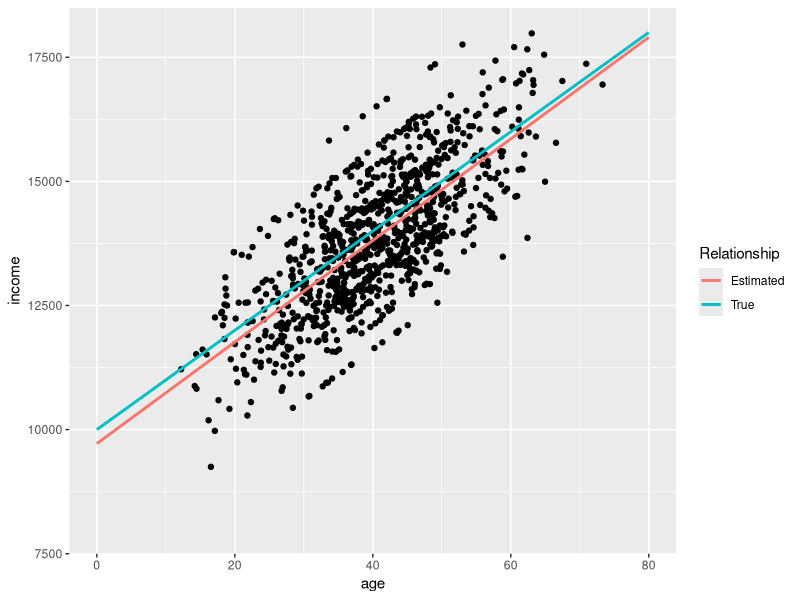
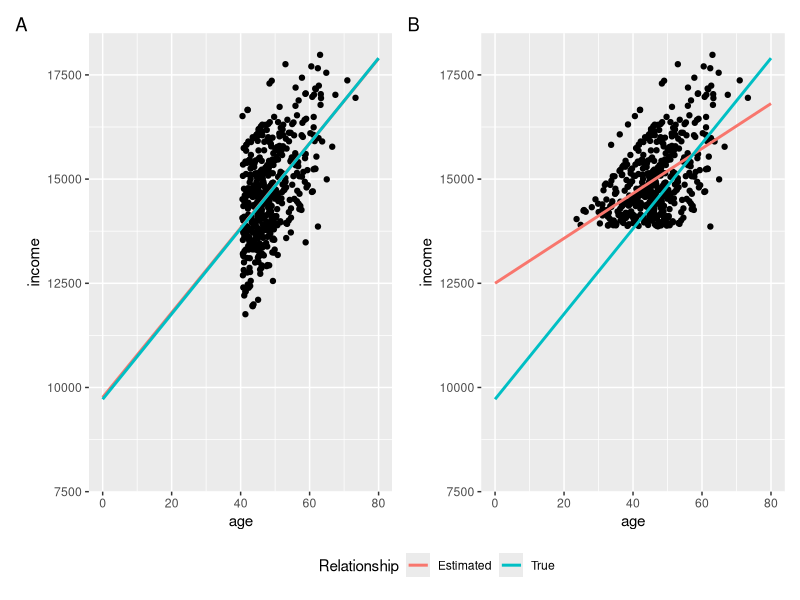
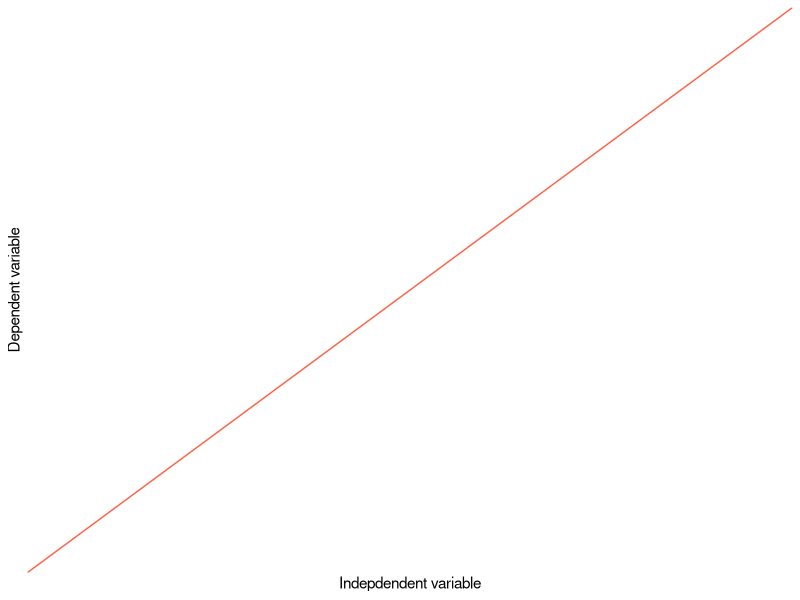
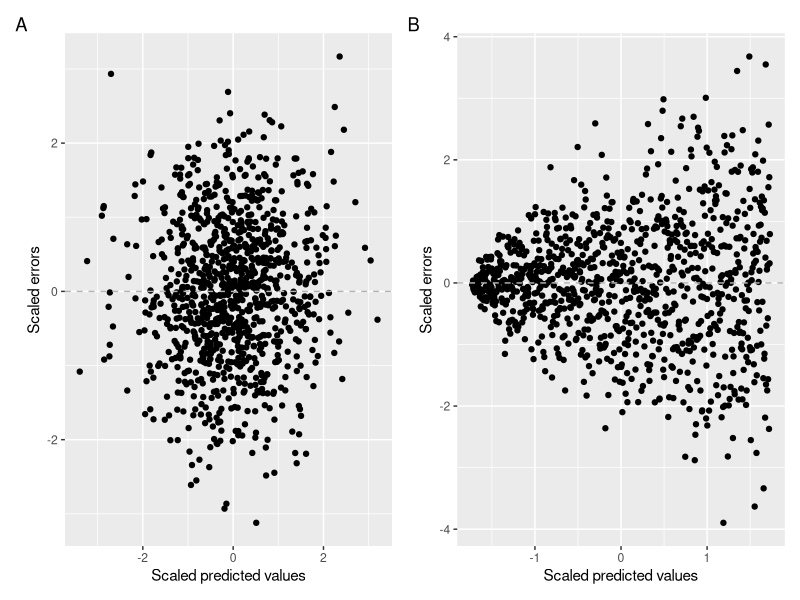
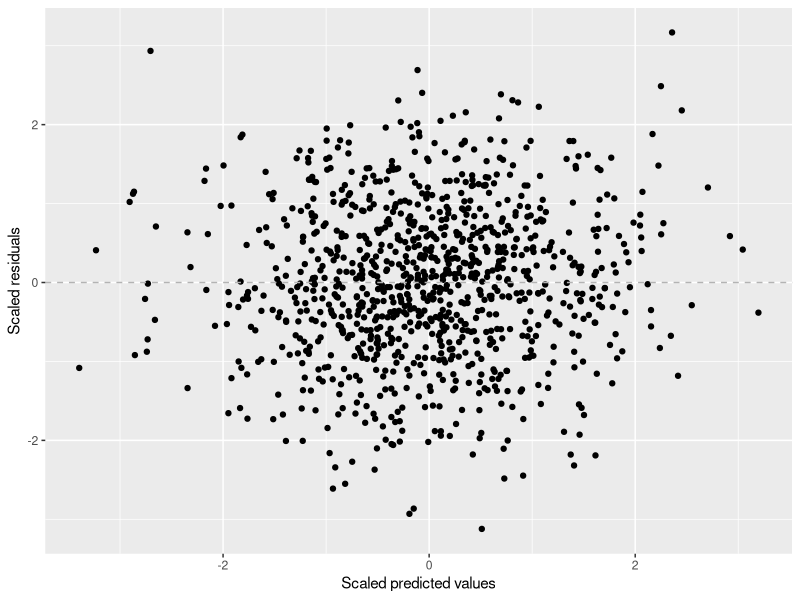
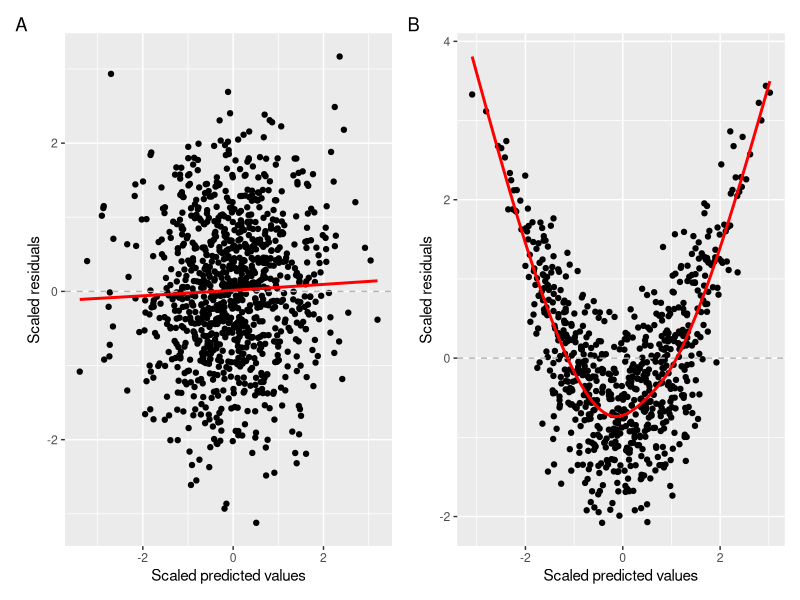
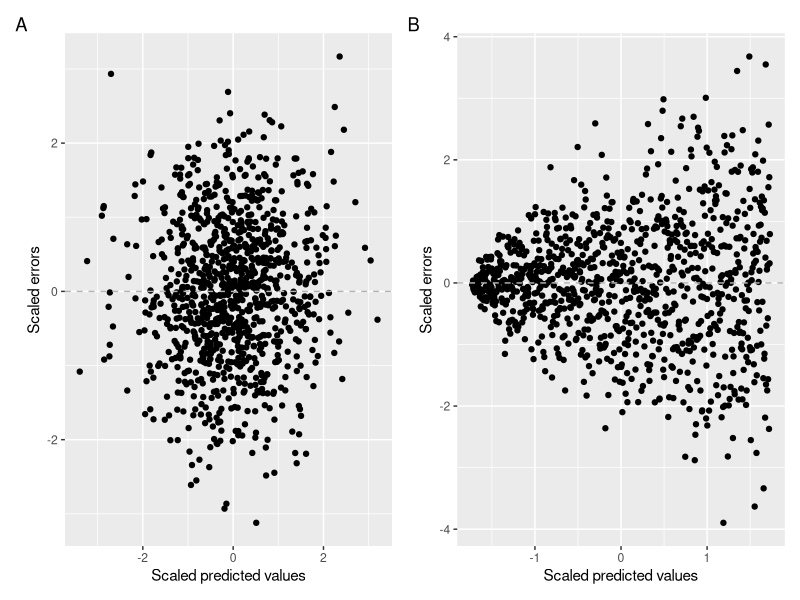
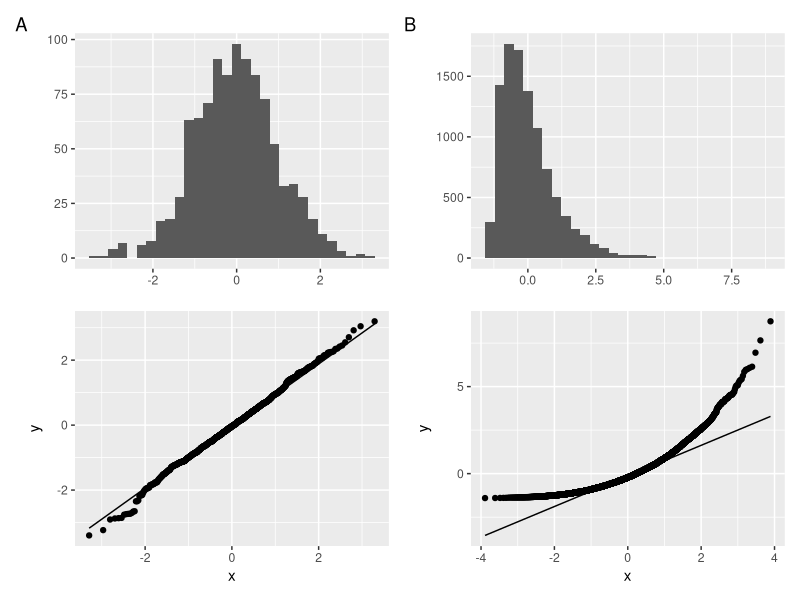

Write the R code that produced these figures, in order. (Note: this script raises an error after producing the figures.)
## ---- chunk 1
library(tidyverse)
library(patchwork)
library(car)

knitr::opts_chunk$set(echo = FALSE)
un = read.table("../data/UnitedNations.txt")
## ---- chunk 2
set.seed(12345)
rep_df = tibble(age = rnorm(1000, 40, 10),
                income = 10000 + 100*age + rnorm(100, 0, 1000))
true_df = tibble(age = rnorm(1000, 40, 10),
                income = 10000 + 100*age)

ggplot(data = rep_df, aes(x = age, y = income)) +
  geom_point() +
  geom_smooth(method = "lm", se = F, fullrange = T, aes(color = "Estimated")) +
  geom_smooth(method = "lm", se = F, fullrange = T,aes(color = "True"), data = true_df) +
  labs(color = "Relationship") +
  scale_x_continuous(limits = c(0,80)) +
  scale_y_continuous(limits = c(8000,18000))
## ---- chunk 3
con_age_plot = ggplot(data = rep_df[rep_df$age > mean(rep_df$age),], aes(x = age, y = income)) +
  geom_point() +
  geom_smooth(method = "lm", se = F, fullrange = T, aes(color = "Estimated")) +
  geom_smooth(method = "lm", se = F, fullrange = T, data = rep_df, aes(color = "True")) +
  labs(color = "Relationship") +
  scale_x_continuous(limits = c(0,80)) +
  scale_y_continuous(limits = c(8000,18000))

con_income_plot = ggplot(data = rep_df[rep_df$income > mean(rep_df$income),], aes(x = age, y = income)) +
  geom_point() +
  geom_smooth(method = "lm", se = F, fullrange = T, aes(color = "Estimated")) +
    geom_smooth(method = "lm", se = F, fullrange = T, data = rep_df, aes(color = "True")) +
  labs(color = "Relationship") +
  scale_x_continuous(limits = c(0,80)) +
  scale_y_continuous(limits = c(8000,18000))

con_age_plot + con_income_plot + plot_annotation(tag_levels = "A") + plot_layout(guides = "collect") & theme(legend.position = "bottom")
## ---- chunk 4

ggplot(mapping = aes(x = 1:10, y = 1:10)) +
  geom_abline(color = "tomato") +
  labs(y = "Dependent variable",
       x = "Indepdendent variable") +
  theme_classic()
## ---- chunk 5

set.seed(1234)

#homodescadistic data
x_const = rnorm(n = 1000)
y_const = rnorm(n = 1000)
plot_homodescadistic = qplot(x = x_const, y = y_const) + labs(x = "Scaled predicted values", y = "Scaled errors")+ geom_hline(yintercept = 0, linetype = "dashed", color = "grey70")

#heterodescadistic data
n=1:1000
eps = rnorm(n,mean=0,sd=sqrt(n^1.3))
y= n + eps
mod <- lm(y ~ n)
plot_heterodescadistic = qplot(scale(mod$fitted.values),scale(mod$residuals)) + labs(x = "Scaled predicted values", y = "Scaled errors") + geom_hline(yintercept = 0, linetype = "dashed", color = "grey70")


plot_homodescadistic + plot_heterodescadistic + plot_annotation(tag_levels = "A")
## ---- chunk 6
set.seed(1234)

x_lin = rnorm(n = 1000)
y_lin = rnorm(n = 1000)

qplot(x = x_lin, y = y_lin) +
  labs(x = "Scaled predicted values", y = "Scaled residuals") +
  geom_hline(yintercept = 0, linetype = "dashed", color = "grey70")
## ---- chunk 7
set.seed(1234)

x_lin = rnorm(n = 1000)
y_lin = rnorm(n = 1000)

x_nonlin = rnorm(n = 1000)
y_nonlin = scale( sqrt( x_nonlin^2 + rnorm(n = 1000) ))

plot_linear = qplot(x = x_lin, y = y_lin) + labs(x = "Scaled predicted values", y = "Scaled residuals") + geom_hline(yintercept = 0, linetype = "dashed", color = "grey70") + geom_smooth(color = "red", alpha = 0.5, se = FALSE)

plot_nonlinear = qplot(x = x_nonlin, y = y_nonlin) + labs(x = "Scaled predicted values", y = "Scaled residuals") + geom_hline(yintercept = 0, linetype = "dashed", color = "grey70") + geom_smooth(color = "red", alpha = 0.5, se = FALSE)

plot_linear + plot_nonlinear + plot_annotation(tag_levels = "A")
## ---- chunk 8
plot_homodescadistic + plot_heterodescadistic + plot_annotation(tag_levels = "A")
## ---- chunk 9
set.seed(1234)

norm_dist = rnorm(n = 1000)
chisq_dist = scale(rchisq(n = 10000, df = 4))

norm_hist_plot =  qplot(norm_dist, geom = "histogram") +labs(x = element_blank(), tag = "A")
chisq_hist_plot = qplot(chisq_dist, geom = "histogram") + labs(x = element_blank(), tag = "B")


norm_qq_plot = ggplot(mapping = aes(sample = norm_dist)) +
  geom_qq() +
  geom_qq_line()

chisq_qq_plot = ggplot(mapping = aes(sample = chisq_dist)) +
  geom_qq() +
  geom_qq_line()


(norm_hist_plot / norm_qq_plot) | (chisq_hist_plot / chisq_qq_plot)
## ---- chunk 10
ggplot(aes(x = x4, y = y4), data = as.data.frame(anscombe)) +
  geom_point() +
  geom_smooth(method = "lm", se = F, formula = y ~ x)
## ---- chunk 11
knitr::include_graphics("../images/seesaw.png")
## ---- chunk 12
set.seed(20)

x1 = rnorm(20, mean=20, sd=3)
y1 = 5 + .5*x1 + rnorm(20)

x2 = c(x1, 30)
y2 = c(y1, 20.8)
x3 = c(x1, 19.44)
y3 = c(y1, 20.8)
x4 = c(x1, 30)
y4 = c(y1, 10)

x1 = c(x1, NA)
y1 = c(y1, NA)

levh_ress_plot = ggplot(mapping = aes(x = x1, y = y1)) +
  geom_point(aes(x = x2, y = y2), color = "red") +
  geom_point() +
  geom_smooth(aes(x = x2, y = y2), method = "lm", se = F, color = "red") +
  geom_smooth(method = "lm", linetype = "dashed", se = F, color = "grey40") +
  geom_vline(xintercept = mean(x1, na.rm = T), alpha = 0.3)

levs_resh_plot = ggplot(mapping = aes(x = x1, y = y1)) +
  geom_point(aes(x = x3, y = y3), color = "red") +
  geom_point() +
  geom_smooth(aes(x = x3, y = y3), method = "lm", se = F, color = "red") +
  geom_smooth(method = "lm", linetype = "dashed", se = F, color = "grey40") +
  geom_vline(aes()) +
  geom_vline(xintercept = mean(x1, na.rm = T), alpha = 0.3)

levh_resh_plot = ggplot(mapping = aes(x = x1, y = y1)) +
  geom_point(aes(x = x4, y = y4), color = "red") +
  geom_point() +
  geom_smooth(aes(x = x4, y = y4), method = "lm", se = F, color = "red") +
  geom_smooth(method = "lm", linetype = "dashed", se = F, color = "grey40") +
  geom_vline(xintercept = mean(x1, na.rm = T), alpha = 0.3)

levh_ress_plot + levs_resh_plot + levh_resh_plot + plot_layout(ncol = 2)

## ---- chunk 13
mod_res = lm(infantMortality ~ tfr + GDPperCapita, data = un)
## ---- chunk 14
plot(mod_res, which = 1)
## ---- chunk 15
crPlots(mod_res)
